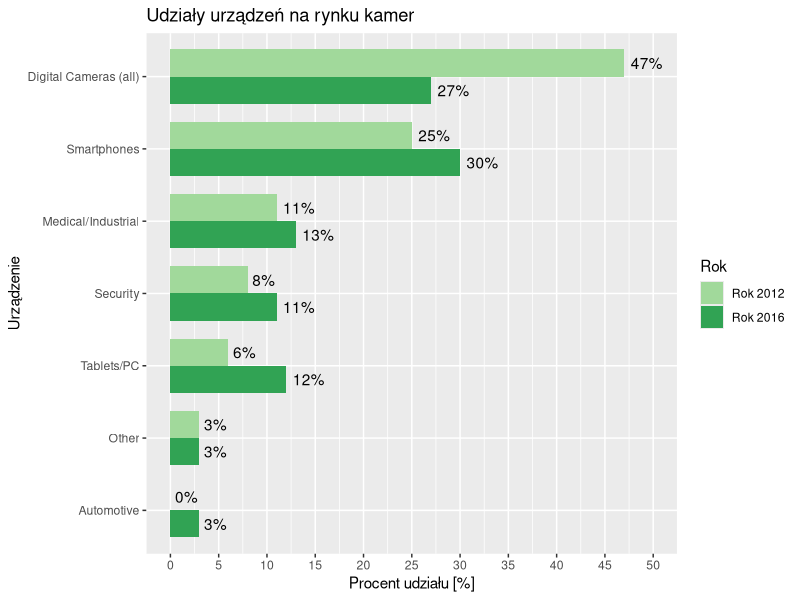

This chart was generated by the following R code:
## ---- chunk 1
knitr::opts_chunk$set(echo = TRUE)
## ---- chunk 2

if(!require(ggplot2)){
  install.packages("ggplot2");
}
if(!require(ggrepel)){
  install.packages("ggrepel");
}
if(!require(reshape2)){
  install.packages("reshape2");
}
library(ggplot2)
library(ggrepel)
library(reshape2)


dane <- data.frame(urzadzenie = c("Digital Cameras (all)", "Smartphones", "Tablets/PC",
                              "Medical/Industrial", "Security", "Automotive", "Other"),
                   r2012 = c(47, 25, 6,  11, 8, 0, 3),
                   r2016 = c(27, 30, 12, 13, 11, 3, 3)
                   )

dane$urzadzenie <- reorder(dane$urzadzenie, dane$r2012)
dane<-melt(dane)
dane$variable <- factor(dane$variable, levels =c("r2016","r2012"))

cols <- c("r2012"="#a1d99b","r2016"="#31a354")
w <- ggplot(dane, aes(x = urzadzenie, width=.75, fill=variable, y=value)) + 
  geom_bar(stat="identity", position="dodge") +
  geom_text(aes(x=urzadzenie, y=value, ymax=value, label=sprintf("%.0f%%", value)),
            position = position_dodge(width = .75),
            hjust = -0.20)  + 
  scale_fill_manual(name="Rok",
                    limits = c("r2012", "r2016"),
                    values=cols, 
                    breaks=c("r2012", "r2016"), 
                    labels=c("Rok 2012","Rok 2016")) +
  scale_y_continuous(
    breaks = seq(0, 50, 5)) +
  coord_flip(ylim=c(0, 50)) +
  labs(title = "Udziały urządzeń na rynku kamer", 
       x = "Urządzenie", 
       y = "Procent udziału [%]")

w
